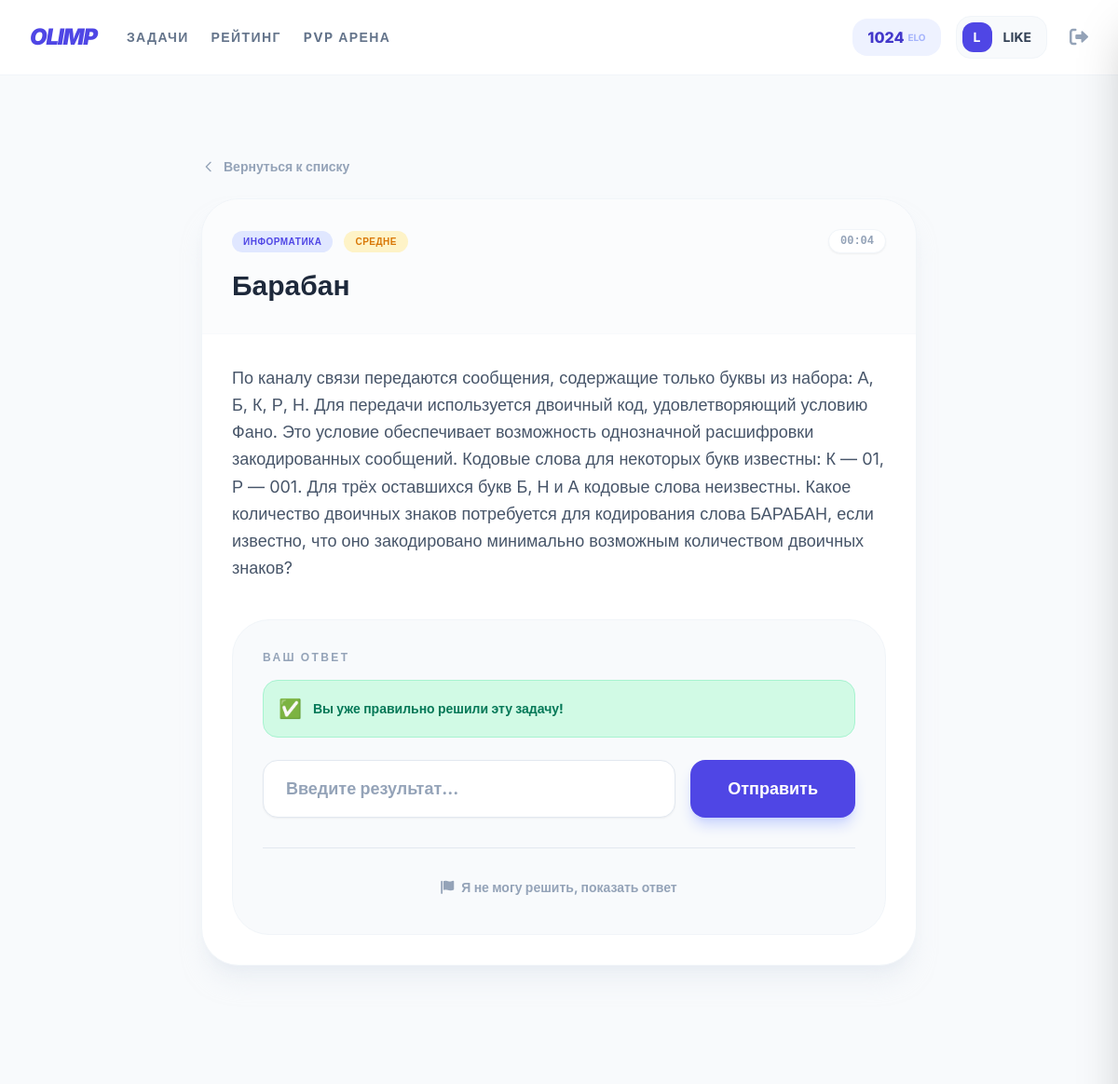
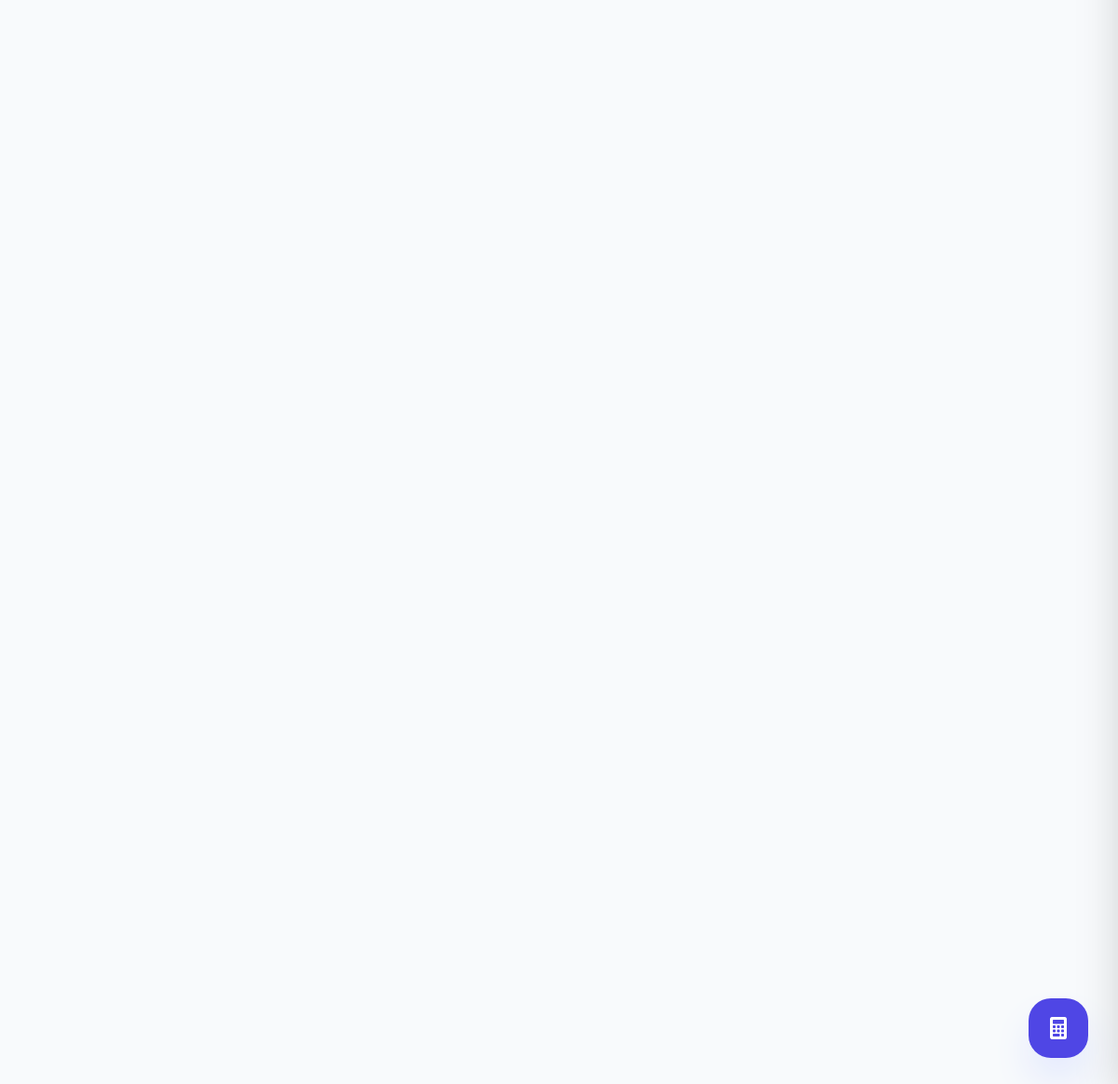
/tasks/1/ (signed in), run on the app's committed database (2 pictures, top to bottom).
### core/models.py (models this page shows, shortened)
class Profile(models.Model):
    user = models.OneToOneField(User, on_delete=models.CASCADE, related_name='profile')
    rating = models.IntegerField(default=1000, verbose_name="Рейтинг")
    preferred_time = models.IntegerField(default=600, verbose_name="Время по умолчанию (сек)")
    total_solved_time = models.IntegerField(default=0, verbose_name="Всего секунд затрачено")
    tasks_attempted = models.IntegerField(default=0, verbose_name="Всего попыток")
    tasks_solved = models.IntegerField(default=0, verbose_name="Уникальных задач решено")

class Task(models.Model):
    DIFFICULTY_CHOICES = [
        ('easy', 'Легко'),
        ('medium', 'Средне'),
        ('hard', 'Сложно')
    ]
    SUBJECT_CHOICES = [
        ('math', 'Математика'),
        ('inf', 'Информатика'),
        ('phys', 'Физика'),
    ]
    title = models.CharField(max_length=200, verbose_name="Заголовок")
    description = models.TextField(verbose_name="Описание задачи")
    difficulty = models.CharField(
        max_length=20,
        choices=DIFFICULTY_CHOICES,
        default='easy',
        verbose_name="Сложность"
    )
    subject = models.CharField(
        max_length=20,
        choices=SUBJECT_CHOICES,
        default='math',
        verbose_name="Предмет"
    )
    correct_answer = models.CharField(max_length=100, verbose_name="Правильный ответ")
    class Meta:
        verbose_name = "Задача"
        verbose_name_plural = "Задачи"

### core/views.py (the view)
# urls.py: path('tasks/<int:task_id>/', views.solve_task, name='solve_task'),
@login_required
def solve_task(request, task_id):
    task = get_object_or_404(Task, id=task_id)
    is_solved = Solution.objects.filter(user=request.user, task=task, is_correct=True).exists()
    return render(request, 'core/solve_task.html', {
        'task': task,
        'is_solved': is_solved
    })

### core/templates/core/solve_task.html (shortened to what this page needs)
{% extends 'core/base.html' %}
{% block content %}
<div id="main-content-wrapper" class="transition-all duration-500 ease-in-out">
    <div class="min-h-screen bg-slate-50 py-12 px-4">
        <div class="max-w-3xl mx-auto">
            <a href="{% url 'task_list' %}" class="inline-flex items-center text-slate-400 hover:text-indigo-600 font-bold text-sm mb-6 transition-colors group">
                <svg class="w-4 h-4 mr-2 transform group-hover:-translate-x-1 transition-transform" fill="none" stroke="currentColor" viewBox="0 0 24 24">
                    <path stroke-linecap="round" stroke-linejoin="round" stroke-width="2" d="M15 19l-7-7 7-7"></path>
                </svg>
                Вернуться к списку
            </a>
            <div class="bg-white rounded-[2.5rem] shadow-xl shadow-slate-200/50 border border-slate-100 overflow-hidden">
                <div class="p-8 border-b border-slate-50 bg-slate-50/50">
                    <div class="flex items-center justify-between mb-4">
                        <div class="flex items-center gap-3">
                            <span class="px-3 py-1 bg-indigo-100 text-indigo-600 rounded-full text-[10px] font-black uppercase tracking-wider">
                                {{ task.get_subject_display }}
                            </span>
                            <span class="px-3 py-1 {% if task.difficulty == 'easy' %}bg-emerald-100 text-emerald-600{% elif task.difficulty == 'medium' %}bg-amber-100 text-amber-600{% else %}bg-rose-100 text-rose-600{% endif %} rounded-full text-[10px] font-black uppercase tracking-wider">
                                {{ task.get_difficulty_display }}
                            </span>
                        </div>
                        <div id="timer-display" class="text-slate-400 font-mono text-xs font-bold bg-white px-3 py-1 rounded-full border border-slate-100 shadow-sm">
                        </div>
                    </div>
                    <h1 class="text-3xl font-black text-slate-800 leading-tight">{{ task.title }}</h1>
                </div>
                <div class="p-8">
                    <div class="prose prose-slate max-w-none mb-10">
                        <div class="text-slate-600 leading-relaxed text-lg">
                            {{ task.description|linebreaks }}
                        </div>
                    </div>
                    <div class="bg-slate-50 rounded-[2.5rem] p-8 border border-slate-100">
                        <h3 class="text-slate-400 font-black text-xs uppercase tracking-[0.2em] mb-4">Ваш ответ</h3>
                        {% if is_solved %}
                            <div class="bg-emerald-100 border border-emerald-200 rounded-2xl p-4 flex items-center gap-3 mb-6 animate-bounce-short">
                                <span class="text-emerald-600 text-xl">✅</span>
                                <p class="text-emerald-700 font-bold text-sm">Вы уже правильно решили эту задачу!</p>
                            </div>
                        {% endif %}
                        <form action="{% url 'submit_solution' %}" method="POST" id="solveForm">
                            <div class="flex flex-col sm:flex-row gap-4">
                                <input type="text" name="answer" required autofocus
                                       class="flex-1 bg-white border border-slate-200 rounded-2xl px-6 py-4 text-slate-800 font-bold placeholder:text-slate-400 focus:ring-4 focus:ring-indigo-500/10 focus:border-indigo-500 outline-none transition-all shadow-sm text-lg"
                                       placeholder="Введите результат...">
                                <button type="submit"
                                        class="bg-indigo-600 hover:bg-indigo-700 text-white font-black px-10 py-4 rounded-2xl transition-all shadow-lg shadow-indigo-200 active:scale-95 text-lg">
                                    Отправить
                                </button>
                            </div>
                        </form>
                        <div class="border-t border-slate-200 pt-6 mt-8 text-center">
                            <button id="showAnswerBtn" onclick="confirmReveal()"
                                    class="text-slate-400 hover:text-rose-500 font-bold text-sm transition-all flex items-center gap-2 mx-auto px-4 py-2 rounded-xl hover:bg-rose-50">
                                <i class="fas fa-flag"></i>
                                Я не могу решить, показать ответ
                            </button>
                        </div>
                    </div>
                </div>
            </div>
        </div>
    </div>
</div>
{% include 'includes/helper_hub.html' %}
{% endblock %}

### core/templates/core/base.html (shortened to what this page needs)
<!DOCTYPE html>
<html lang="ru">
<head>
    <script src="https://cdn.tailwindcss.com"></script>
    <link rel="stylesheet" href="https://cdnjs.cloudflare.com/ajax/libs/font-awesome/6.0.0/css/all.min.css">
</head>
<body class="bg-slate-50 min-h-screen">
    <nav class="bg-white border-b border-slate-100 sticky top-0 z-50">
        <div class="max-w-7xl mx-auto px-4 sm:px-6 lg:px-8">
            <div class="flex justify-between h-20 items-center">
                <div class="flex items-center gap-8">
                    <a href="{% url 'index' %}" class="text-2xl font-black text-indigo-600 tracking-tighter uppercase italic">
                        OLIMP
                    </a>
                    <div class="hidden md:flex items-center gap-6 text-sm font-bold text-slate-500 uppercase tracking-widest">
                        <a href="{% url 'task_list' %}" class="hover:text-indigo-600 transition">Задачи</a>
                        <a href="{% url 'leaderboard' %}" class="hover:text-indigo-600 transition">Рейтинг</a>
                        <a href="{% url 'pvp_lobby' %}" class="hover:text-indigo-600 transition">PVP Арена</a>
                    </div>
                </div>
                <div class="flex items-center gap-4">
                    {% if user.is_authenticated %}
                        <div class="bg-indigo-50 px-4 py-2 rounded-2xl flex items-center gap-1">
                            <span id="elo-display" class="text-indigo-700 font-extrabold">
                                {{ user.profile.rating }}
                            </span>
                            <span class="text-indigo-300 text-[10px] font-bold uppercase">Elo</span>
                        </div>
                        <a href="{% url 'profile' %}" class="flex items-center gap-3 bg-slate-50 p-1.5 pr-4 rounded-2xl border border-slate-100 hover:bg-slate-100 transition">
                            <div class="w-8 h-8 bg-indigo-600 rounded-xl flex items-center justify-center text-white font-bold text-sm">
                                {{ user.username|first|upper }}
                            </div>
                            <span class="text-sm font-bold text-slate-700">{{ user.username }}</span>
                        </a>
                        <form action="{% url 'logout' %}" method="post" class="inline m-0">
                            <button type="submit" class="text-slate-400 hover:text-red-500 transition ml-2 cursor-pointer">
                                <i class="fas fa-sign-out-alt text-xl"></i>
                            </button>
                        </form>
                    {% else %}
                        <a href="{% url 'login' %}" class="text-indigo-600 font-bold hover:underline">Войти</a>
                    {% endif %}
                </div>
            </div>
        </div>
    </nav>
    <main class="max-w-7xl mx-auto px-4 sm:px-6 lg:px-8 py-10">
        {% block content %}
        {% endblock %}
    </main>
</body>
</html>

### core/templates/core/base.html (style rules this page uses)
body { font-family: 'Inter', sans-serif; }

### core/templates/core/solve_task.html (style rules this page uses)
.animate-bounce-short { animation: bounce-short 2s ease-in-out infinite; }

### data on the page
Task: subject "ИНФОРМАТИКА", difficulty "СРЕДНЕ", title "Барабан", description "По каналу связи передаются сообщения, содержащие только буквы из набора: А, Б, К, Р, Н. Для передачи используется двоичный код, удовлетворяющий условию Фано. Это условие обеспечивает возможность однозначной расшифровки закодированных сообщений. Кодовые слова для некоторых букв известны: К — 01, Р — 001. Для трёх оставшихся букв Б, Н и А кодовые слова неизвестны. Какое количество двоичных знаков потребуется для кодирования слова БАРАБАН, если известно, что оно закодировано минимально возможным количеством двоичных знаков?"

### other printed values
{{ user.profile.rating }} "1024"
{{ user.username|first|upper }} "L"
{{ user.username }} "LIKE"
